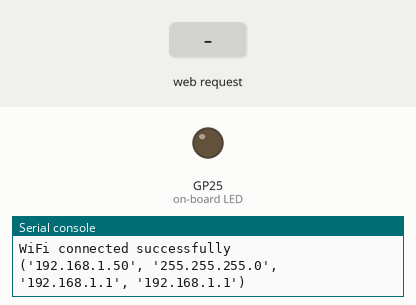
The program below on a simulated Raspberry Pi Pico running MicroPython. Parts: output pins drawn as LEDs (lit = HIGH), the last lines printed to the serial console. The inputs (shaded band) are chosen by the test bench. WiFi joins after 1.5 s.

Above: at 3.2 s.
3.3 s: HTTP request GET /?led=on received
At 4.5 s:
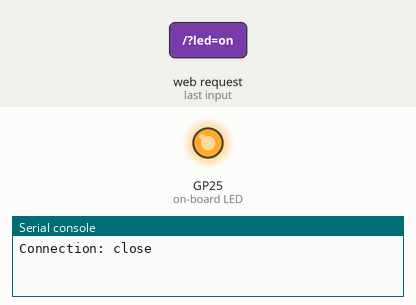
4.8 s: HTTP request GET /?led=off received
At 5.6 s:
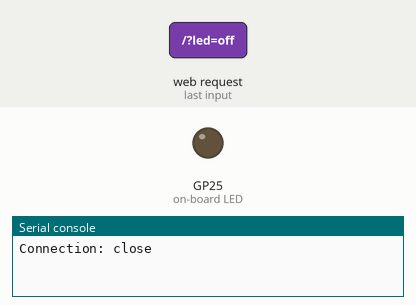
Timing chart, 0 to 7.8 s (numbered marks = the images above; inputs shaded):
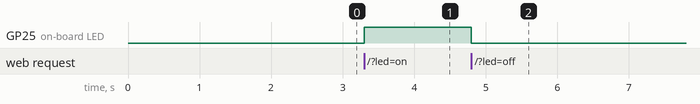

The program:

pico_del1.py
```python
import machine
import time
import socket
import network
# Manages an LED connected to a specified pin, allowing it to be turned on, turned off, and its state to be checked
class LEDController:
    """Class to control the LED state."""
    def __init__(self, pin_name):
        self.led = machine.Pin(pin_name, machine.Pin.OUT)

    def turn_on(self):
        self.led.value(1)

    def turn_off(self):
        self.led.value(0)

    def get_state(self):
        return 'On' if self.led.value() == 1 else 'OFF'
# Handles connecting to a WiFi network using provided SSID and password, and prints the connection status
class WiFiConnector:
    """Class to handle WiFi connection."""
    def __init__(self, ssid, password):
        self.ssid = ssid
        self.password = password
        self.wifi_status = network.WLAN(network.STA_IF)
        self.wifi_status.disconnect()
        self.wifi_status.active(True)

    def connect(self):
        self.wifi_status.connect(self.ssid, self.password)
        while not self.wifi_status.isconnected():
            time.sleep(1)
            print('Connecting to a wireless network...')
        print('WiFi connected successfully')
        print(self.wifi_status.ifconfig())
# Sets up a simple web server that serves a webpage to control the LED. It handles HTTP requests to turn the LED on or off and generates the corresponding HTML response
class WebServer:
    """Class to handle the web server."""
    def __init__(self, led_controller):
        self.led_controller = led_controller
        self.socket = socket.socket(socket.AF_INET, socket.SOCK_STREAM)
        self.socket.bind(('', 80))
        self.socket.listen(5)

    def web_page(self):
        gpio_state = self.led_controller.get_state()
        html = f"""
        <html>
            <head>
                <title>Pico W Web Server</title>
                <meta name="viewport" content="width=device-width, initial-scale=1">
                <link rel="icon" href="data:,">
                <style>
                    html{{font-family: Helvetica; display:inline-block; margin: 0px auto; text-align: center;}}
                    h1{{color: #0F3376; padding: 2vh;}}
                    p{{font-size: 1.5rem;}}
                    button{{display: inline-block; background-color: #4286f4; border: none;border-radius: 4px; color: white; padding: 16px 40px; text-decoration: none; font-size: 30px; margin: 2px; cursor: pointer;}}
                    button2{{background-color: #4286f4;}}
                </style>
            </head>
            <body>
                <h1>Pico W Web Server</h1>
                <p>GPIO state: <strong>{gpio_state}</strong></p>
                <p><a href="/?led=on"><button class="button">ON</button></a></p>
                <p><a href="/?led=off"><button class="button button2">OFF</button></a></p>
            </body>
        </html>
        """
        return html

    def handle_request(self):
        conn, addr = self.socket.accept()
        req = conn.recv(1024).decode()
        print('Request:', req)
        if '/?led=on' in req:
            self.led_controller.turn_on()
        elif '/?led=off' in req:
            self.led_controller.turn_off()
        response = self.web_page()
        conn.send('HTTP/1.1 200 OK\n')
        conn.send('Content-Type: text/html\n')
        conn.send('Connection: close\n\n')
        conn.sendall(response)
        conn.close()

# main
ssid = 'SSID'          # Enter the router name
password = 'PASSWORD'      # Enter the router password

wifi_connector = WiFiConnector(ssid, password)
wifi_connector.connect()

led_controller = LEDController("LED")
web_server = WebServer(led_controller)

try:
    while True:
        web_server.handle_request()
except Exception as e:
    print("Exception -", e)
    web_server.socket.close()
```

Measured:
- after the input at 3.3 s, GP25 (on-board LED): LOW → HIGH at once
- after the input at 4.8 s, GP25 (on-board LED): HIGH → LOW at once
